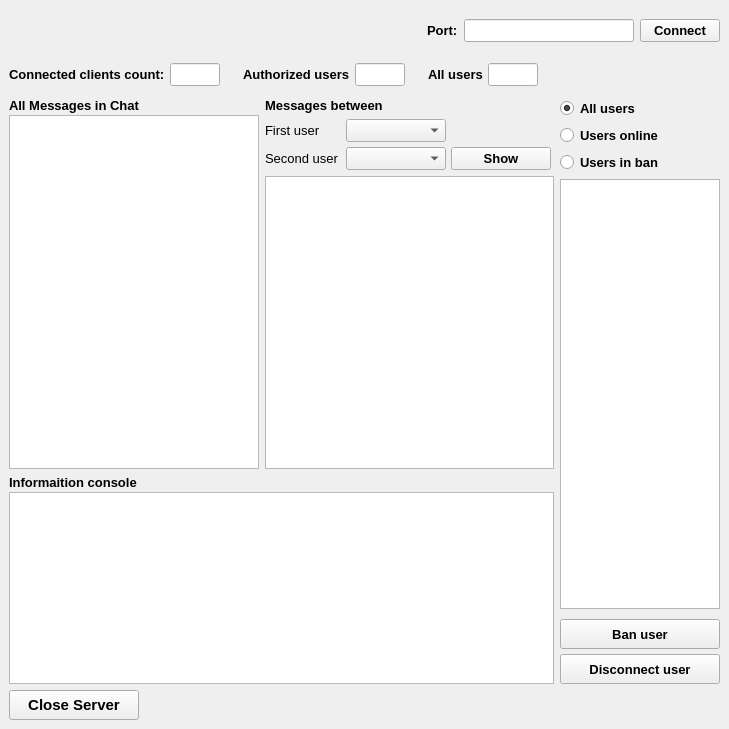
<?xml version="1.0" encoding="UTF-8"?>
<ui version="4.0">
 <class>MainWindowServer</class>
 <widget class="QMainWindow" name="MainWindowServer">
  <property name="geometry">
   <rect>
    <x>0</x>
    <y>0</y>
    <width>729</width>
    <height>729</height>
   </rect>
  </property>
  <property name="font">
   <font>
    <pointsize>10</pointsize>
    <bold>true</bold>
   </font>
  </property>
  <property name="windowTitle">
   <string>ServerMainWindow</string>
  </property>
  <widget class="QWidget" name="centralwidget">
   <layout class="QVBoxLayout" name="verticalLayout_8">
    <item>
     <layout class="QHBoxLayout" name="horizontalLayout">
      <property name="topMargin">
       <number>10</number>
      </property>
      <property name="bottomMargin">
       <number>10</number>
      </property>
      <item>
       <spacer name="horizontalSpacer_2">
        <property name="orientation">
         <enum>Qt::Horizontal</enum>
        </property>
        <property name="sizeHint" stdset="0">
         <size>
          <width>40</width>
          <height>20</height>
         </size>
        </property>
       </spacer>
      </item>
      <item>
       <widget class="QLabel" name="label">
        <property name="text">
         <string>Port:</string>
        </property>
       </widget>
      </item>
      <item>
       <widget class="QLineEdit" name="portLineEdit">
        <property name="minimumSize">
         <size>
          <width>140</width>
          <height>0</height>
         </size>
        </property>
        <property name="maximumSize">
         <size>
          <width>170</width>
          <height>16777215</height>
         </size>
        </property>
        <property name="font">
         <font>
          <pointsize>10</pointsize>
          <bold>false</bold>
         </font>
        </property>
       </widget>
      </item>
      <item>
       <widget class="QPushButton" name="connectButton">
        <property name="text">
         <string>Connect</string>
        </property>
       </widget>
      </item>
     </layout>
    </item>
    <item>
     <layout class="QHBoxLayout" name="horizontalLayout_8" stretch="0,0,0,1">
      <property name="spacing">
       <number>23</number>
      </property>
      <property name="topMargin">
       <number>5</number>
      </property>
      <property name="bottomMargin">
       <number>6</number>
      </property>
      <item>
       <layout class="QHBoxLayout" name="horizontalLayout_3">
        <property name="spacing">
         <number>5</number>
        </property>
        <item>
         <widget class="QLabel" name="label_6">
          <property name="sizePolicy">
           <sizepolicy hsizetype="Preferred" vsizetype="Preferred">
            <horstretch>0</horstretch>
            <verstretch>0</verstretch>
           </sizepolicy>
          </property>
          <property name="text">
           <string>Connected clients count:</string>
          </property>
          <property name="margin">
           <number>3</number>
          </property>
          <property name="indent">
           <number>0</number>
          </property>
         </widget>
        </item>
        <item>
         <widget class="QLineEdit" name="clientCountLineEdit">
          <property name="sizePolicy">
           <sizepolicy hsizetype="Expanding" vsizetype="Fixed">
            <horstretch>0</horstretch>
            <verstretch>0</verstretch>
           </sizepolicy>
          </property>
          <property name="minimumSize">
           <size>
            <width>40</width>
            <height>0</height>
           </size>
          </property>
          <property name="maximumSize">
           <size>
            <width>50</width>
            <height>25</height>
           </size>
          </property>
          <property name="baseSize">
           <size>
            <width>0</width>
            <height>0</height>
           </size>
          </property>
          <property name="alignment">
           <set>Qt::AlignCenter</set>
          </property>
          <property name="readOnly">
           <bool>true</bool>
          </property>
         </widget>
        </item>
       </layout>
      </item>
      <item>
       <layout class="QHBoxLayout" name="horizontalLayout_6">
        <property name="spacing">
         <number>5</number>
        </property>
        <item>
         <widget class="QLabel" name="label_5">
          <property name="text">
           <string>Authorized users</string>
          </property>
         </widget>
        </item>
        <item>
         <widget class="QLineEdit" name="authUsersLineEdit">
          <property name="minimumSize">
           <size>
            <width>40</width>
            <height>0</height>
           </size>
          </property>
          <property name="maximumSize">
           <size>
            <width>50</width>
            <height>16777215</height>
           </size>
          </property>
          <property name="alignment">
           <set>Qt::AlignCenter</set>
          </property>
          <property name="readOnly">
           <bool>true</bool>
          </property>
         </widget>
        </item>
       </layout>
      </item>
      <item>
       <layout class="QHBoxLayout" name="horizontalLayout_7">
        <property name="spacing">
         <number>5</number>
        </property>
        <item>
         <widget class="QLabel" name="label_7">
          <property name="text">
           <string>All users</string>
          </property>
         </widget>
        </item>
        <item>
         <widget class="QLineEdit" name="allUsersLineEdit">
          <property name="minimumSize">
           <size>
            <width>40</width>
            <height>0</height>
           </size>
          </property>
          <property name="maximumSize">
           <size>
            <width>50</width>
            <height>16777215</height>
           </size>
          </property>
          <property name="alignment">
           <set>Qt::AlignCenter</set>
          </property>
          <property name="readOnly">
           <bool>true</bool>
          </property>
         </widget>
        </item>
       </layout>
      </item>
      <item>
       <spacer name="horizontalSpacer">
        <property name="orientation">
         <enum>Qt::Horizontal</enum>
        </property>
        <property name="sizeType">
         <enum>QSizePolicy::MinimumExpanding</enum>
        </property>
        <property name="sizeHint" stdset="0">
         <size>
          <width>160</width>
          <height>20</height>
         </size>
        </property>
       </spacer>
      </item>
     </layout>
    </item>
    <item>
     <layout class="QHBoxLayout" name="horizontalLayout_9" stretch="1,0">
      <item>
       <layout class="QVBoxLayout" name="verticalLayout_7" stretch="1,0">
        <item>
         <layout class="QHBoxLayout" name="horizontalLayout_5">
          <item>
           <layout class="QVBoxLayout" name="verticalLayout">
            <property name="spacing">
             <number>2</number>
            </property>
            <item>
             <widget class="QLabel" name="label_2">
              <property name="text">
               <string>All Messages in Chat</string>
              </property>
             </widget>
            </item>
            <item>
             <widget class="QTextEdit" name="allMessagesTextEdit">
              <property name="minimumSize">
               <size>
                <width>250</width>
                <height>0</height>
               </size>
              </property>
              <property name="font">
               <font>
                <pointsize>9</pointsize>
                <bold>true</bold>
               </font>
              </property>
              <property name="readOnly">
               <bool>true</bool>
              </property>
             </widget>
            </item>
           </layout>
          </item>
          <item>
           <layout class="QVBoxLayout" name="verticalLayout_5" stretch="0,0,1">
            <item>
             <widget class="QLabel" name="label_3">
              <property name="text">
               <string>Messages between</string>
              </property>
             </widget>
            </item>
            <item>
             <layout class="QHBoxLayout" name="horizontalLayout_2">
              <property name="spacing">
               <number>5</number>
              </property>
              <item>
               <layout class="QFormLayout" name="formLayout">
                <property name="sizeConstraint">
                 <enum>QLayout::SetDefaultConstraint</enum>
                </property>
                <property name="fieldGrowthPolicy">
                 <enum>QFormLayout::AllNonFixedFieldsGrow</enum>
                </property>
                <property name="rowWrapPolicy">
                 <enum>QFormLayout::DontWrapRows</enum>
                </property>
                <property name="horizontalSpacing">
                 <number>7</number>
                </property>
                <property name="verticalSpacing">
                 <number>5</number>
                </property>
                <item row="0" column="0">
                 <widget class="QLabel" name="label_8">
                  <property name="font">
                   <font>
                    <pointsize>10</pointsize>
                    <bold>false</bold>
                   </font>
                  </property>
                  <property name="text">
                   <string>First user</string>
                  </property>
                 </widget>
                </item>
                <item row="0" column="1">
                 <widget class="QComboBox" name="user1ComboBox">
                  <property name="minimumSize">
                   <size>
                    <width>100</width>
                    <height>0</height>
                   </size>
                  </property>
                  <property name="maximumSize">
                   <size>
                    <width>120</width>
                    <height>16777215</height>
                   </size>
                  </property>
                  <property name="font">
                   <font>
                    <pointsize>10</pointsize>
                    <bold>false</bold>
                   </font>
                  </property>
                 </widget>
                </item>
                <item row="1" column="0">
                 <widget class="QLabel" name="label_9">
                  <property name="font">
                   <font>
                    <pointsize>10</pointsize>
                    <bold>false</bold>
                   </font>
                  </property>
                  <property name="text">
                   <string>Second user</string>
                  </property>
                 </widget>
                </item>
                <item row="1" column="1">
                 <widget class="QComboBox" name="user2ComboBox">
                  <property name="minimumSize">
                   <size>
                    <width>100</width>
                    <height>0</height>
                   </size>
                  </property>
                  <property name="maximumSize">
                   <size>
                    <width>120</width>
                    <height>16777215</height>
                   </size>
                  </property>
                  <property name="font">
                   <font>
                    <pointsize>10</pointsize>
                    <bold>false</bold>
                   </font>
                  </property>
                 </widget>
                </item>
               </layout>
              </item>
              <item>
               <layout class="QVBoxLayout" name="verticalLayout_4">
                <property name="sizeConstraint">
                 <enum>QLayout::SetMinimumSize</enum>
                </property>
                <item>
                 <spacer name="verticalSpacer">
                  <property name="orientation">
                   <enum>Qt::Vertical</enum>
                  </property>
                  <property name="sizeType">
                   <enum>QSizePolicy::MinimumExpanding</enum>
                  </property>
                  <property name="sizeHint" stdset="0">
                   <size>
                    <width>20</width>
                    <height>19</height>
                   </size>
                  </property>
                 </spacer>
                </item>
                <item>
                 <widget class="QPushButton" name="showChatPushButton">
                  <property name="minimumSize">
                   <size>
                    <width>100</width>
                    <height>0</height>
                   </size>
                  </property>
                  <property name="maximumSize">
                   <size>
                    <width>120</width>
                    <height>16777215</height>
                   </size>
                  </property>
                  <property name="text">
                   <string>Show</string>
                  </property>
                 </widget>
                </item>
               </layout>
              </item>
              <item>
               <spacer name="horizontalSpacer_4">
                <property name="orientation">
                 <enum>Qt::Horizontal</enum>
                </property>
                <property name="sizeHint" stdset="0">
                 <size>
                  <width>40</width>
                  <height>20</height>
                 </size>
                </property>
               </spacer>
              </item>
             </layout>
            </item>
            <item>
             <widget class="QTextEdit" name="privateMessagesTextEdit">
              <property name="minimumSize">
               <size>
                <width>250</width>
                <height>0</height>
               </size>
              </property>
              <property name="font">
               <font>
                <pointsize>9</pointsize>
                <bold>true</bold>
               </font>
              </property>
              <property name="readOnly">
               <bool>true</bool>
              </property>
             </widget>
            </item>
           </layout>
          </item>
         </layout>
        </item>
        <item>
         <layout class="QVBoxLayout" name="verticalLayout_3">
          <property name="spacing">
           <number>2</number>
          </property>
          <item>
           <widget class="QLabel" name="label_4">
            <property name="text">
             <string>Informaition console</string>
            </property>
           </widget>
          </item>
          <item>
           <widget class="QTextEdit" name="informationFromClientTextEdit">
            <property name="minimumSize">
             <size>
              <width>250</width>
              <height>0</height>
             </size>
            </property>
            <property name="maximumSize">
             <size>
              <width>16777215</width>
              <height>300</height>
             </size>
            </property>
            <property name="font">
             <font>
              <pointsize>8</pointsize>
              <bold>false</bold>
             </font>
            </property>
            <property name="readOnly">
             <bool>true</bool>
            </property>
           </widget>
          </item>
         </layout>
        </item>
       </layout>
      </item>
      <item>
       <layout class="QVBoxLayout" name="verticalLayout_6">
        <property name="spacing">
         <number>6</number>
        </property>
        <property name="topMargin">
         <number>0</number>
        </property>
        <item>
         <widget class="QRadioButton" name="allUsersRadioButton">
          <property name="text">
           <string>All users</string>
          </property>
          <property name="checked">
           <bool>true</bool>
          </property>
         </widget>
        </item>
        <item>
         <widget class="QRadioButton" name="usersOnlineRadioButton">
          <property name="text">
           <string>Users online</string>
          </property>
         </widget>
        </item>
        <item>
         <widget class="QRadioButton" name="inBanRadioButton">
          <property name="text">
           <string>Users in ban</string>
          </property>
         </widget>
        </item>
        <item>
         <widget class="QListWidget" name="usersListWidget">
          <property name="minimumSize">
           <size>
            <width>140</width>
            <height>0</height>
           </size>
          </property>
          <property name="maximumSize">
           <size>
            <width>160</width>
            <height>16777215</height>
           </size>
          </property>
          <property name="font">
           <font>
            <pointsize>10</pointsize>
            <bold>true</bold>
           </font>
          </property>
         </widget>
        </item>
        <item>
         <layout class="QVBoxLayout" name="verticalLayout_2">
          <property name="spacing">
           <number>5</number>
          </property>
          <property name="topMargin">
           <number>4</number>
          </property>
          <item>
           <widget class="QPushButton" name="banUserPushButton">
            <property name="minimumSize">
             <size>
              <width>0</width>
              <height>30</height>
             </size>
            </property>
            <property name="text">
             <string>Ban user</string>
            </property>
           </widget>
          </item>
          <item>
           <widget class="QPushButton" name="disconnectUserPushButton">
            <property name="minimumSize">
             <size>
              <width>0</width>
              <height>30</height>
             </size>
            </property>
            <property name="text">
             <string>Disconnect user</string>
            </property>
           </widget>
          </item>
         </layout>
        </item>
       </layout>
      </item>
     </layout>
    </item>
    <item>
     <layout class="QHBoxLayout" name="horizontalLayout_4">
      <item>
       <widget class="QPushButton" name="closeButton">
        <property name="minimumSize">
         <size>
          <width>130</width>
          <height>30</height>
         </size>
        </property>
        <property name="font">
         <font>
          <pointsize>11</pointsize>
          <bold>true</bold>
         </font>
        </property>
        <property name="text">
         <string>Close Server</string>
        </property>
       </widget>
      </item>
      <item>
       <spacer name="horizontalSpacer_3">
        <property name="orientation">
         <enum>Qt::Horizontal</enum>
        </property>
        <property name="sizeHint" stdset="0">
         <size>
          <width>40</width>
          <height>20</height>
         </size>
        </property>
       </spacer>
      </item>
     </layout>
    </item>
   </layout>
  </widget>
 </widget>
 <resources/>
 <connections/>
</ui>
